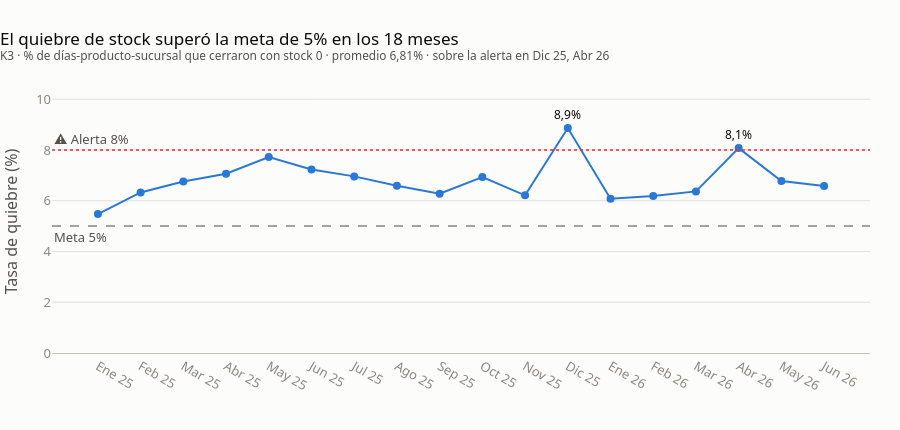

The notebook cell saved with this chart:
### Markdown cell above
## 3. Gráfico 2 · Complicación (K3)

**Mensaje:** el quiebre de stock está sobre la meta todos los meses, no es un problema puntual.
La línea gris punteada es la meta (5%) y la roja, la alerta (8%); solo rotulamos los meses en alerta
para destacar lo importante y atenuar el resto.

### Code cell
fig2 = st.fig_quiebre_mensual(inventario)
fig2.show()

### Figure 1 — Plotly figure (JSON) as saved in the notebook; plotly's stock layout.template omitted (floating-point values rounded to 4 significant figures)
{"data": [{"hovertemplate": "%{x}: %{y:.2f}% de quiebre<extra></extra>", "legendgroup": "", "line": {"color": "#2a78d6", "dash": "solid", "width": 2}, "marker": {"size": 8, "symbol": "circle"}, "mode": "lines+markers", "name": "", "orientation": "v", "showlegend": false, "type": "scatter", "x": ["Ene 25", "Feb 25", "Mar 25", "Abr 25", "May 25", "Jun 25", "Jul 25", "Ago 25", "Sep 25", "Oct 25", "Nov 25", "Dic 25", "Ene 26", "Feb 26", "Mar 26", "Abr 26", "May 26", "Jun 26"], "xaxis": "x", "y": [5.473, 6.325, 6.758, 7.062, 7.723, 7.231, 6.958, 6.593, 6.275, 6.933, 6.21, 8.862, 6.077, 6.189, 6.367, 8.073, 6.777, 6.579], "yaxis": "y"}], "layout": {"annotations": [{"font": {"color": "#52514e"}, "showarrow": false, "text": "Meta 5%", "x": 0, "xanchor": "left", "xref": "x domain", "y": 5.0, "yanchor": "top", "yref": "y"}, {"font": {"color": "#52514e"}, "showarrow": false, "text": "⚠ Alerta 8%", "x": 0, "xanchor": "left", "xref": "x domain", "y": 8.0, "yanchor": "bottom", "yref": "y"}, {"font": {"color": "#0b0b0b", "size": 12}, "showarrow": false, "text": "8,9%", "x": "Dic 25", "y": 8.862, "yshift": 14}, {"font": {"color": "#0b0b0b", "size": 12}, "showarrow": false, "text": "8,1%", "x": "Abr 26", "y": 8.073, "yshift": 14}], "font": {"color": "#52514e", "family": "system-ui, -apple-system, 'Segoe UI', sans-serif", "size": 13}, "height": 430, "hoverlabel": {"font": {"family": "system-ui, -apple-system, 'Segoe UI', sans-serif"}}, "legend": {"orientation": "h", "title": {"text": ""}, "tracegroupgap": 0, "x": 0, "y": -0.15}, "margin": {"b": 40, "l": 10, "r": 30, "t": 90}, "meta": {"subtitulo": "K3 · % de días-producto-sucursal que cerraron con stock 0 · promedio 6,81% · sobre la alerta en Dic 25, Abr 26", "titulo": "El quiebre de stock superó la meta de 5% en los 18 meses"}, "paper_bgcolor": "#fcfcfb", "plot_bgcolor": "#fcfcfb", "separators": ",.", "shapes": [{"line": {"color": "#898781", "dash": "dash", "width": 1.5}, "type": "line", "x0": 0, "x1": 1, "xref": "x domain", "y0": 5.0, "y1": 5.0, "yref": "y"}, {"line": {"color": "#d03b3b", "dash": "dot", "width": 1.5}, "type": "line", "x0": 0, "x1": 1, "xref": "x domain", "y0": 8.0, "y1": 8.0, "yref": "y"}], "title": {"font": {"color": "#0b0b0b", "size": 17}, "text": "El quiebre de stock superó la meta de 5% en los 18 meses<br><sup style='color:#52514e'>K3 · % de días-producto-sucursal que cerraron con stock 0 · promedio 6,81% · sobre la alerta en Dic 25, Abr 26</sup>", "x": 0, "xanchor": "left"}, "xaxis": {"anchor": "y", "automargin": true, "domain": [0.0, 1.0], "linecolor": "#c3c2b7", "showgrid": false, "tickfont": {"color": "#898781"}, "title": {"text": ""}}, "yaxis": {"anchor": "x", "automargin": true, "domain": [0.0, 1.0], "gridcolor": "#e1e0d9", "range": [0, 10.36], "tickfont": {"color": "#898781"}, "title": {"text": "Tasa de quiebre (%)"}, "zeroline": false}}}
